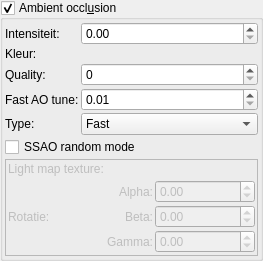
            <widget class="MyGroupBox" name="groupCheck_ambient_occlusion_enabled">
             <property name="toolTip">
              <string>&lt;html&gt;&lt;head/&gt;&lt;body&gt;&lt;p&gt;Settings for scattered light effect&lt;/p&gt;&lt;p&gt;Types of ambient occlusion effect:&lt;/p&gt;&lt;table border="0" style=" margin-top:0px; margin-bottom:0px; margin-left:0px; margin-right:0px;" cellspacing="2" cellpadding="0"&gt;&lt;tr&gt;&lt;td&gt;&lt;p&gt;Screen Space Ambient Occlusion (SSAO)&lt;/p&gt;&lt;/td&gt;&lt;td&gt;&lt;p&gt;Multiple rays&lt;/p&gt;&lt;/td&gt;&lt;td&gt;&lt;p&gt;Fast&lt;/p&gt;&lt;/td&gt;&lt;/tr&gt;&lt;tr&gt;&lt;td&gt;&lt;p&gt;&lt;img src=":/tooltips/tooltips_images/image - shader - ambient occlusion 1.0.jpg"/&gt;&lt;/p&gt;&lt;/td&gt;&lt;td&gt;&lt;p&gt;&lt;img src=":/tooltips/tooltips_images/image - shader - ambient occlusion high quality.jpg"/&gt;&lt;/p&gt;&lt;/td&gt;&lt;td&gt;&lt;p&gt;&lt;img src=":/tooltips/tooltips_images/image - shader - ambient occlusion fast mode.jpg"/&gt;&lt;/p&gt;&lt;/td&gt;&lt;/tr&gt;&lt;/table&gt;&lt;p&gt;&lt;br/&gt;&lt;/p&gt;&lt;p&gt;&lt;span style=" font-weight:600;"&gt;SSAO&lt;/span&gt; - relatively fast post-effect based on z-Buffer&lt;br/&gt;note: using SSAO prevents one-pass anaglyph rendering&lt;/p&gt;&lt;p&gt;&lt;span style=" font-weight:600;"&gt;Multiple rays&lt;/span&gt; - based on calculation of rays in different directions. It uses texture to create colored light map. This effect slows down rendering.&lt;/p&gt;&lt;p&gt;&lt;span style=" font-weight:600;"&gt;Fast&lt;/span&gt; - simple and fast method to calculate scattered light effect. This the least accurate effect.&lt;/p&gt;&lt;/body&gt;&lt;/html&gt;</string>
             </property>
             <property name="title">
              <string>Ambient occl&amp;usion</string>
             </property>
             <property name="checkable">
              <bool>true</bool>
             </property>
             <layout class="QVBoxLayout" name="verticalLayout_69">
              <property name="spacing">
               <number>2</number>
              </property>
              <property name="leftMargin">
               <number>2</number>
              </property>
              <property name="topMargin">
               <number>2</number>
              </property>
              <property name="rightMargin">
               <number>2</number>
              </property>
              <property name="bottomMargin">
               <number>2</number>
              </property>
              <item>
               <layout class="QGridLayout" name="gridLayout_33">
                <property name="spacing">
                 <number>2</number>
                </property>
                <item row="2" column="0">
                 <widget class="QLabel" name="label_103">
                  <property name="text">
                   <string>Quality:</string>
                  </property>
                 </widget>
                </item>
                <item row="4" column="0">
                 <widget class="QLabel" name="label_127">
                  <property name="text">
                   <string>Type:</string>
                  </property>
                 </widget>
                </item>
                <item row="2" column="2">
                 <widget class="MySpinBox" name="spinboxInt_ambient_occlusion_quality">
                  <property name="sizePolicy">
                   <sizepolicy hsizetype="Minimum" vsizetype="Maximum">
                    <horstretch>0</horstretch>
                    <verstretch>0</verstretch>
                   </sizepolicy>
                  </property>
                  <property name="toolTip">
                   <string>&lt;html&gt;&lt;head/&gt;&lt;body&gt;&lt;p&gt;Quality of ambient occlusion effect. Higher quality increases rendering time.&lt;/p&gt;&lt;/body&gt;&lt;/html&gt;</string>
                  </property>
                  <property name="maximum">
                   <number>30</number>
                  </property>
                 </widget>
                </item>
                <item row="3" column="2">
                 <widget class="MyDoubleSpinBox" name="spinbox_ambient_occlusion_fast_tune">
                  <property name="sizePolicy">
                   <sizepolicy hsizetype="Minimum" vsizetype="Maximum">
                    <horstretch>0</horstretch>
                    <verstretch>0</verstretch>
                   </sizepolicy>
                  </property>
                  <property name="toolTip">
                   <string>&lt;html&gt;&lt;head/&gt;&lt;body&gt;&lt;p&gt;This parameter controls brightness of fast ambient occlusion effect.&lt;/p&gt;&lt;/body&gt;&lt;/html&gt;</string>
                  </property>
                  <property name="prefix">
                   <string></string>
                  </property>
                  <property name="suffix">
                   <string></string>
                  </property>
                  <property name="decimals">
                   <number>2</number>
                  </property>
                  <property name="minimum">
                   <double>0.010000000000000</double>
                  </property>
                  <property name="maximum">
                   <double>10.000000000000000</double>
                  </property>
                  <property name="singleStep">
                   <double>0.100000000000000</double>
                  </property>
                 </widget>
                </item>
                <item row="3" column="0">
                 <widget class="QLabel" name="label_132">
                  <property name="text">
                   <string>Fast AO tune:</string>
                  </property>
                 </widget>
                </item>
                <item row="0" column="0">
                 <widget class="QLabel" name="label_68">
                  <property name="text">
                   <string>Intensiteit:</string>
                  </property>
                 </widget>
                </item>
                <item row="0" column="2">
                 <widget class="MyDoubleSpinBox" name="spinbox_ambient_occlusion">
                  <property name="sizePolicy">
                   <sizepolicy hsizetype="Minimum" vsizetype="Maximum">
                    <horstretch>0</horstretch>
                    <verstretch>0</verstretch>
                   </sizepolicy>
                  </property>
                  <property name="toolTip">
                   <string>&lt;html&gt;&lt;head/&gt;&lt;body&gt;&lt;p&gt;Intensity of scattered light&lt;/p&gt;&lt;p&gt;example of effect:&lt;/p&gt;&lt;p&gt;&lt;img src=":/tooltips/tooltips_images/image - shader - ambient occlusion 1.0.jpg"/&gt;&lt;br/&gt;&lt;/p&gt;&lt;/body&gt;&lt;/html&gt;</string>
                  </property>
                  <property name="prefix">
                   <string></string>
                  </property>
                  <property name="suffix">
                   <string></string>
                  </property>
                  <property name="decimals">
                   <number>2</number>
                  </property>
                  <property name="maximum">
                   <double>1000.000000000000000</double>
                  </property>
                  <property name="singleStep">
                   <double>0.100000000000000</double>
                  </property>
                 </widget>
                </item>
                <item row="4" column="2">
                 <widget class="MyComboBox" name="comboBox_ambient_occlusion_mode">
                  <property name="sizePolicy">
                   <sizepolicy hsizetype="Preferred" vsizetype="Maximum">
                    <horstretch>0</horstretch>
                    <verstretch>0</verstretch>
                   </sizepolicy>
                  </property>
                  <property name="toolTip">
                   <string>&lt;html&gt;&lt;head/&gt;&lt;body&gt;&lt;p&gt;Selection of method to calculate ambient occlusion effect.&lt;br/&gt;Do not use SSAO method with Monte Carlo option.&lt;/p&gt;&lt;/body&gt;&lt;/html&gt;</string>
                  </property>
                  <item>
                   <property name="text">
                    <string>Fast</string>
                   </property>
                  </item>
                  <item>
                   <property name="text">
                    <string>Multiple rays with light map</string>
                   </property>
                  </item>
                  <item>
                   <property name="text">
                    <string>Screen space</string>
                   </property>
                  </item>
                 </widget>
                </item>
                <item row="1" column="2">
                 <widget class="MyColorButton" name="colorButton_ambient_occlusion_color" native="true">
                  <property name="minimumSize">
                   <size>
                    <width>0</width>
                    <height>0</height>
                   </size>
                  </property>
                  <property name="toolTip">
                   <string>&lt;html&gt;&lt;head/&gt;&lt;body&gt;&lt;p&gt;Color of light source&lt;/p&gt;&lt;/body&gt;&lt;/html&gt;</string>
                  </property>
                  <property name="text" stdset="0">
                   <string>PushButton</string>
                  </property>
                 </widget>
                </item>
                <item row="1" column="0">
                 <widget class="QLabel" name="label_71">
                  <property name="text">
                   <string>Kleur:</string>
                  </property>
                 </widget>
                </item>
               </layout>
              </item>
              <item>
               <widget class="MyCheckBox" name="checkBox_SSAO_random_mode">
                <property name="sizePolicy">
                 <sizepolicy hsizetype="Minimum" vsizetype="Maximum">
                  <horstretch>0</horstretch>
                  <verstretch>0</verstretch>
                 </sizepolicy>
                </property>
                <property name="toolTip">
                 <string>&lt;html&gt;&lt;head/&gt;&lt;body&gt;&lt;p&gt;Enables random directions of ray vectors&lt;/p&gt;&lt;/body&gt;&lt;/html&gt;</string>
                </property>
                <property name="text">
                 <string>SSAO random mode</string>
                </property>
               </widget>
              </item>
              <item>
               <widget class="QFrame" name="frame_lightmap_texture">
                <property name="enabled">
                 <bool>false</bool>
                </property>
                <property name="frameShape">
                 <enum>QFrame::StyledPanel</enum>
                </property>
                <property name="frameShadow">
                 <enum>QFrame::Raised</enum>
                </property>
                <layout class="QVBoxLayout" name="verticalLayout_138">
                 <property name="spacing">
                  <number>2</number>
                 </property>
                 <property name="leftMargin">
                  <number>2</number>
                 </property>
                 <property name="topMargin">
                  <number>2</number>
                 </property>
                 <property name="rightMargin">
                  <number>2</number>
                 </property>
                 <property name="bottomMargin">
                  <number>2</number>
                 </property>
                 <item>
                  <widget class="QLabel" name="label_171">
                   <property name="text">
                    <string>Light map texture:</string>
                   </property>
                  </widget>
                 </item>
                 <item>
                  <layout class="QGridLayout" name="gridLayout_74">
                   <property name="spacing">
                    <number>2</number>
                   </property>
                   <item row="0" column="1" colspan="2">
                    <widget class="FileSelectWidget" name="text_file_lightmap" native="true">
                     <property name="sizePolicy">
                      <sizepolicy hsizetype="Expanding" vsizetype="Preferred">
                       <horstretch>0</horstretch>
                       <verstretch>0</verstretch>
                      </sizepolicy>
                     </property>
                     <property name="toolTip">
                      <string>&lt;html&gt;&lt;head/&gt;&lt;body&gt;&lt;p&gt;File-path to light map image. For ambient occlusion effect based on multiple rays&lt;/p&gt;&lt;p&gt;To use animated textures (image sequences), replace numbers by '%' symbol. Example: If sequence of images is as showed below: &lt;br/&gt;texture0001.jpg&lt;br/&gt;texture0002.jpg&lt;br/&gt;etc&lt;/p&gt;&lt;p&gt;Then use following file name: texture%%%%.jpg&lt;br/&gt;This tells the program to treat this as not a single image but as a sequence of images with 4 digit index.&lt;/p&gt;&lt;/body&gt;&lt;/html&gt;</string>
                     </property>
                    </widget>
                   </item>
                  </layout>
                 </item>
                 <item>
                  <layout class="QGridLayout" name="gridLayout_23">
                   <property name="spacing">
                    <number>2</number>
                   </property>
                   <item row="1" column="1">
                    <widget class="QLabel" name="label_236">
                     <property name="text">
                      <string>Beta:</string>
                     </property>
                     <property name="alignment">
                      <set>Qt::AlignRight|Qt::AlignTrailing|Qt::AlignVCenter</set>
                     </property>
                    </widget>
                   </item>
                   <item row="0" column="1">
                    <widget class="QLabel" name="label_235">
                     <property name="text">
                      <string>Alpha:</string>
                     </property>
                     <property name="alignment">
                      <set>Qt::AlignRight|Qt::AlignTrailing|Qt::AlignVCenter</set>
                     </property>
                    </widget>
                   </item>
                   <item row="0" column="0" rowspan="3">
                    <widget class="QLabel" name="label_234">
                     <property name="sizePolicy">
                      <sizepolicy hsizetype="Maximum" vsizetype="Preferred">
                       <horstretch>0</horstretch>
                       <verstretch>0</verstretch>
                      </sizepolicy>
                     </property>
                     <property name="text">
                      <string>Rotatie:</string>
                     </property>
                    </widget>
                   </item>
                   <item row="2" column="1">
                    <widget class="QLabel" name="label_237">
                     <property name="text">
                      <string>Gamma:</string>
                     </property>
                     <property name="alignment">
                      <set>Qt::AlignRight|Qt::AlignTrailing|Qt::AlignVCenter</set>
                     </property>
                    </widget>
                   </item>
                   <item row="0" column="2">
                    <widget class="MyDoubleSpinBox" name="spinboxd3_ao_light_map_rotation_x">
                     <property name="sizePolicy">
                      <sizepolicy hsizetype="Minimum" vsizetype="Maximum">
                       <horstretch>0</horstretch>
                       <verstretch>0</verstretch>
                      </sizepolicy>
                     </property>
                     <property name="accelerated">
                      <bool>true</bool>
                     </property>
                     <property name="prefix">
                      <string></string>
                     </property>
                     <property name="suffix">
                      <string></string>
                     </property>
                     <property name="decimals">
                      <number>2</number>
                     </property>
                     <property name="minimum">
                      <double>-180.000000000000000</double>
                     </property>
                     <property name="maximum">
                      <double>180.000000000000000</double>
                     </property>
                     <property name="singleStep">
                      <double>1.000000000000000</double>
                     </property>
                    </widget>
                   </item>
                   <item row="1" column="2">
                    <widget class="MyDoubleSpinBox" name="spinboxd3_ao_light_map_rotation_y">
                     <property name="sizePolicy">
                      <sizepolicy hsizetype="Minimum" vsizetype="Maximum">
                       <horstretch>0</horstretch>
                       <verstretch>0</verstretch>
                      </sizepolicy>
                     </property>
                     <property name="accelerated">
                      <bool>true</bool>
                     </property>
                     <property name="prefix">
                      <string></string>
                     </property>
                     <property name="suffix">
                      <string></string>
                     </property>
                     <property name="decimals">
                      <number>2</number>
                     </property>
                     <property name="minimum">
                      <double>-180.000000000000000</double>
                     </property>
                     <property name="maximum">
                      <double>180.000000000000000</double>
                     </property>
                     <property name="singleStep">
                      <double>1.000000000000000</double>
                     </property>
                    </widget>
                   </item>
                   <item row="2" column="2">
                    <widget class="MyDoubleSpinBox" name="spinboxd3_ao_light_map_rotation_z">
                     <property name="sizePolicy">
                      <sizepolicy hsizetype="Minimum" vsizetype="Maximum">
                       <horstretch>0</horstretch>
                       <verstretch>0</verstretch>
                      </sizepolicy>
                     </property>
                     <property name="accelerated">
                      <bool>true</bool>
                     </property>
                     <property name="prefix">
                      <string></string>
                     </property>
                     <property name="suffix">
                      <string></string>
                     </property>
                     <property name="decimals">
                      <number>2</number>
                     </property>
                     <property name="minimum">
                      <double>-180.000000000000000</double>
                     </property>
                     <property name="maximum">
                      <double>180.000000000000000</double>
                     </property>
                     <property name="singleStep">
                      <double>1.000000000000000</double>
                     </property>
                    </widget>
                   </item>
                  </layout>
                 </item>
                </layout>
               </widget>
              </item>
             </layout>
            </widget>
